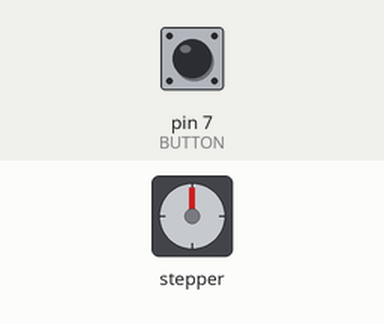
Bench run of a sketch on a simulated Arduino Uno, built with avr-gcc and run on an emulated ATmega328P. Shown: stepper motor. The test bench sets the inputs (shaded band); at power-on: pin 7 (BUTTON) LOW. Stepper angles assume 100 steps per turn.

Above: at 1.2 s.
1.3 s: pin 7 (BUTTON) pulled HIGH for 0.15 s
At 2.5 s:
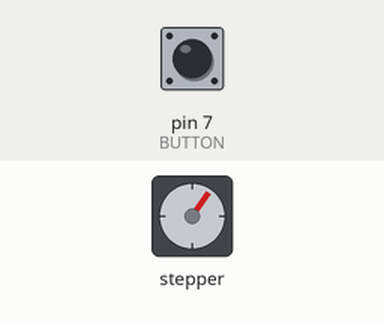
2.9 s: pin 7 (BUTTON) pulled HIGH for 1 s
At 3.8 s:
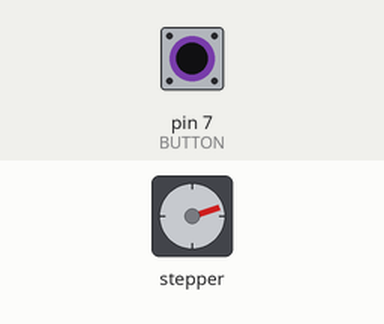
5.4 s: pin 7 (BUTTON) pulled HIGH for 0.15 s
At 5.9 s:
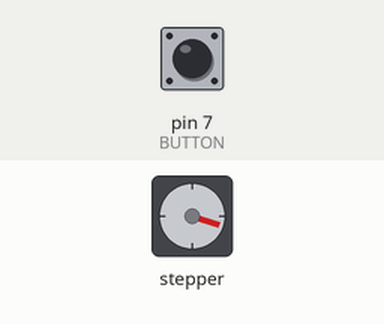
7.0 s: pin 7 (BUTTON) pulled HIGH for 3.2 s
At 8.0 s:
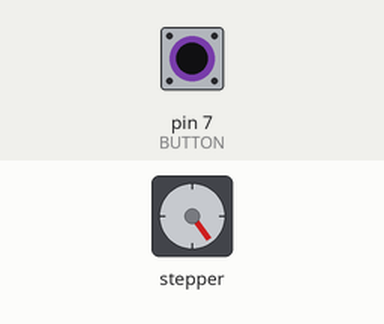
11.7 s: pin 7 (BUTTON) pulled HIGH for 0.15 s
At 13.0 s:
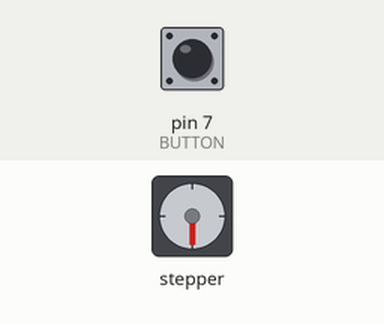
13.3 s: pin 7 (BUTTON) pulled HIGH for 1 s
At 14.0 s:
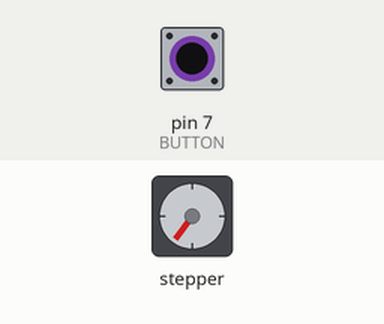
Timing chart, 0 to 16.3 s (numbered marks = the images above; inputs shaded):
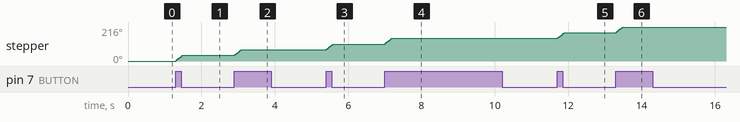

Measured:
- after the input at 1.3 s, stepper: turns 36° clockwise in 0.18 s, starting at once
- after the input at 2.9 s, stepper: turns 36° clockwise in 0.18 s, starting at once
- after the input at 5.4 s, stepper: turns 36° clockwise in 0.18 s, starting at once
- after the input at 7.0 s, stepper: turns 36° clockwise in 0.18 s, starting at once
- after the input at 11.7 s, stepper: turns 36° clockwise in 0.18 s, starting at once
- after the input at 13.3 s, stepper: turns 36° clockwise in 0.18 s, starting at once

The sketch:

MotorStepperPushButton.ino
```cpp
#include <Stepper.h>
#define STEPS 100  // Jumlah langkah motor


// Pin untuk motor stepper
Stepper stepper(STEPS, 8, 9, 10, 11);


// Pin untuk tombol push
const int BUTTON = 7;


// Jumlah langkah yang diinginkan setiap kali tombol ditekan
const int STEP_AMOUNT = 10;


// Status sebelumnya dari tombol push
int lastButtonState = LOW;


void setup() {
  stepper.setSpeed(30);
  pinMode(BUTTON, INPUT);
}


void loop() {
  int currentButtonState = digitalRead(BUTTON);

  // Periksa apakah tombol baru saja ditekan (transisi dari LOW ke HIGH)
  if (lastButtonState == LOW && currentButtonState == HIGH) {
    stepper.step(STEP_AMOUNT);  // Bergerak sejumlah langkah yang diinginkan
  }

  // Perbarui status tombol terakhir untuk perbandingan selanjutnya
  lastButtonState = currentButtonState;


  // Tunda sedikit untuk debounce
  delay(10);
}
```
